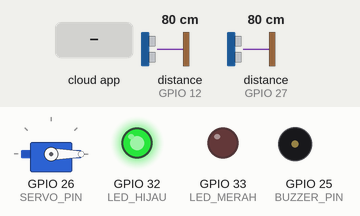
The sketch below on a simulated ESP32. Parts: servo, output pins drawn as LEDs (lit = HIGH), buzzer (waves = sounding, pin HIGH). Wiring (inferred from the names in the program): 2 × ultrasonic range finder: trigger GPIO 13, echo GPIO 12 / trigger GPIO 14, echo GPIO 27. The inputs (shaded band) are chosen by the test bench; at power-on: distance to the obstacle (sensors on GPIO 27, GPIO 12) 80 cm. The echo pulse lasts 58.3 µs per cm; web services answer with replies made up by the test bench; pins used as bus, display or sensor lines are not drawn; what the sketch prints to the serial monitor is not drawn.

Above: at 2.1 s.
2.2 s: the phone or cloud app sets manual_lid_toggle to 1
At 4.0 s:
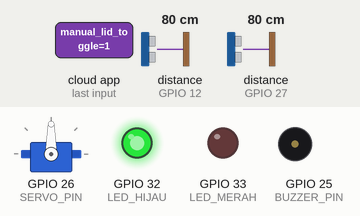
4.7 s: distance to the obstacle (sensor on GPIO 27) set to 12 cm
6.2 s: distance to the obstacle (sensor on GPIO 27) set to 9 cm
At 7.6 s:
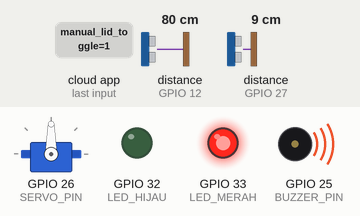
8.0 s: the phone or cloud app sets manual_lid_toggle to 0
At 9.7 s:
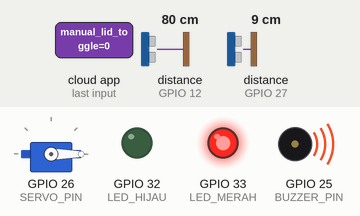
10.8 s: distance to the obstacle (sensor on GPIO 12) set to 23 cm
12.4 s: distance to the obstacle (sensor on GPIO 12) set to 18 cm
At 13.3 s:
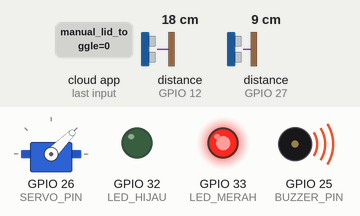
Timing chart, 0 to 15.4 s (numbered marks = the images above; inputs shaded):
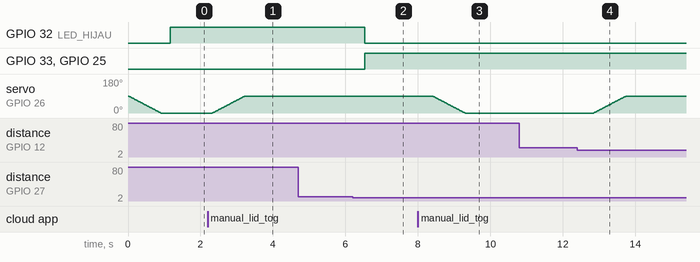

Measured:
- the behaviour switches between 11 and 10 cm on distance to the obstacle (sensor on GPIO 27) (found by bisection; images 1 and 2)
- the behaviour switches between 21 and 20 cm on distance to the obstacle (sensor on GPIO 12) (found by bisection; images 3 and 4)
- after the input at 2.2 s, servo on GPIO 26 (SERVO_PIN): moves from 0° to 90° over 0.91 s, starting after 0.13 s
- after the input at 4.7 s, every drawn part: stays the same
- after the input at 6.2 s, GPIO 32 (LED_HIJAU): HIGH → LOW after 0.33 s; GPIO 33 (LED_MERAH), GPIO 25 (BUZZER_PIN): LOW → HIGH after 0.33 s
- after the input at 8.0 s, servo on GPIO 26 (SERVO_PIN): moves from 90° to 0° over 0.90 s, starting after 0.40 s
- after the input at 10.8 s, every drawn part: stays the same
- after the input at 12.4 s, servo on GPIO 26 (SERVO_PIN): moves from 0° to 90° over 0.90 s, starting after 0.45 s

The sketch:

tutupmanual.ino
```cpp
#include <WiFi.h>
#include <ThingerESP32.h>
#include <ESP32Servo.h>
#include <HTTPClient.h>

// Thinger.io credentials
#define USERNAME "Tezo"
#define DEVICE_ID "wildan123"
#define DEVICE_CREDENTIAL "PMBav7TSJneTHLUc"

// WiFi credentials
#define SSID "Tezo"
#define PASSWORD "123445679"

ThingerESP32 thing(USERNAME, DEVICE_ID, DEVICE_CREDENTIAL);

// WhatsApp CallMeBot
String whatsappNumber = "+6285216550347";
String whatsappApiKey = "4466232";

// Pin setup
#define TRIG_OPEN 13
#define ECHO_OPEN 12
#define TRIG_FULL 14
#define ECHO_FULL 27
#define SERVO_PIN 26
#define BUZZER_PIN 25
#define LED_HIJAU 32
#define LED_MERAH 33

Servo servo;

float distance_open = 0;
float distance_full = 0;
float persen_penuh = 0;
bool is_full = false;

bool mode_manual = false;
int threshold_open = 20;
int threshold_full = 10;
int jarak_max_tong = 25;

bool lid_is_opening = false;
unsigned long lid_open_time = 0;
const unsigned long lid_open_duration = 5000;
const unsigned long open_cooldown = 5000;
unsigned long last_open_trigger = 0;

bool notif_sent = false;

// ==================== Utility ====================
float readUltrasonic(int trigPin, int echoPin) {
  digitalWrite(trigPin, LOW); delayMicroseconds(2);
  digitalWrite(trigPin, HIGH); delayMicroseconds(10);
  digitalWrite(trigPin, LOW);
  long duration = pulseIn(echoPin, HIGH, 30000);
  if (duration == 0) return -1;
  return duration * 0.034 / 2.0;
}

float readAverageUltrasonic(int trigPin, int echoPin, int times = 5) {
  float total = 0; int valid = 0;
  for (int i = 0; i < times; i++) {
    float d = readUltrasonic(trigPin, echoPin);
    if (d > 0) {
      total += d;
      valid++;
    }
    delay(20);
  }
  return (valid > 0) ? (total / valid) : -1;
}

void openLid() {
  for (int pos = 0; pos <= 90; pos++) {
    servo.write(pos); delay(10);
  }
  lid_is_opening = true;
  lid_open_time = millis();
  last_open_trigger = millis();
  Serial.println("🚪 Tutup terbuka perlahan.");
}

void closeLid() {
  for (int pos = 90; pos >= 0; pos--) {
    servo.write(pos); delay(10);
  }
  lid_is_opening = false;
  Serial.println("🤖 Tutup tertutup perlahan.");
}

void sendWhatsapp(String message) {
  if (WiFi.status() == WL_CONNECTED) {
    HTTPClient http;
    String url = "https://api.callmebot.com/whatsapp.php?phone=" + whatsappNumber +
                 "&text=" + urlEncode(message) + "&apikey=" + whatsappApiKey;
    http.begin(url);
    int httpCode = http.GET();
    if (httpCode == 200) {
      Serial.println("✅ WhatsApp terkirim.");
    } else {
      Serial.print("❌ WhatsApp gagal. Code: "); Serial.println(httpCode);
    }
    http.end();
  } else {
    Serial.println("⚠️ WiFi tidak terhubung.");
  }
}

// ==================== SETUP ====================
void setup() {
  Serial.begin(115200);
  thing.add_wifi(SSID, PASSWORD);

  pinMode(TRIG_OPEN, OUTPUT);
  pinMode(ECHO_OPEN, INPUT);
  pinMode(TRIG_FULL, OUTPUT);
  pinMode(ECHO_FULL, INPUT);
  pinMode(BUZZER_PIN, OUTPUT);
  pinMode(LED_HIJAU, OUTPUT);
  pinMode(LED_MERAH, OUTPUT);

  servo.attach(SERVO_PIN);
  closeLid();

  // Monitoring ke Thinger.io
  thing["distance_open"] >> outputValue(distance_open);
  thing["distance_full"] >> outputValue(distance_full);
  thing["persen_penuh"] >> outputValue(persen_penuh);
  thing["full_status"] >> outputValue((int)is_full);

  // Satu tombol kontrol manual
  thing["manual_lid_toggle"] << [](pson &in) {
    bool pressed = (bool)in;
    if (pressed) {
      mode_manual = true;
      if (lid_is_opening) closeLid();
      else openLid();
    } else {
      mode_manual = false;
    }
  };

  // Tombol WhatsApp manual
  thing["send_whatsapp"] << [](pson &out) {
    String msg = "⚠️ Tempat sampah penuh! Level: " + String((int)persen_penuh) + "%";
    sendWhatsapp(msg);
  };

  // Tombol Email manual
  thing["send_email"] << [](pson &out) {
    pson data; data["level"] = (int)persen_penuh;
    thing.call_endpoint("email_penuh", data);
  };
}

// ==================== LOOP ====================
void loop() {
  thing.handle();

  distance_open = readAverageUltrasonic(TRIG_OPEN, ECHO_OPEN);
  distance_full = readAverageUltrasonic(TRIG_FULL, ECHO_FULL);

  if (distance_full > 0 && distance_full < jarak_max_tong) {
    persen_penuh = ((jarak_max_tong - distance_full) / jarak_max_tong) * 100.0;
    persen_penuh = constrain(persen_penuh, 0, 100);
  } else {
    persen_penuh = 0;
  }

  Serial.print("Tangan: "); Serial.print(distance_open); Serial.print(" cm | ");
  Serial.print("Isi Tong: "); Serial.print(distance_full); Serial.print(" cm | ");
  Serial.print("Persen: "); Serial.print(persen_penuh); Serial.println(" %");

  // Mode otomatis aktif jika mode_manual = false
  if (!mode_manual) {
    if (!lid_is_opening && distance_open > 0 && distance_open < threshold_open &&
        millis() - last_open_trigger > open_cooldown) {
      openLid();
    }

    if (lid_is_opening && millis() - lid_open_time >= lid_open_duration) {
      closeLid();
    }
  }

  // Deteksi penuh
  if (distance_full > 0 && distance_full < threshold_full) {
    is_full = true;
    digitalWrite(LED_MERAH, HIGH);
    digitalWrite(LED_HIJAU, LOW);
    digitalWrite(BUZZER_PIN, HIGH);

    if (!notif_sent && WiFi.status() == WL_CONNECTED) {
      pson data; data["level"] = (int)persen_penuh;
      thing.call_endpoint("email_penuh", data);
      sendWhatsapp("🚮 Tong sampah penuh! " + String((int)persen_penuh) + "%");
      notif_sent = true;
    }
  } else if (distance_full >= threshold_full) {
    is_full = false;
    digitalWrite(LED_MERAH, LOW);
    digitalWrite(LED_HIJAU, HIGH);
    digitalWrite(BUZZER_PIN, LOW);
    notif_sent = false;
  }

  delay(100);
}

// ==================== Manual urlEncode ====================
String urlEncode(String str) {
  String encoded = "";
  char c;
  char code0, code1;
  for (int i = 0; i < str.length(); i++) {
    c = str.charAt(i);
    if (isalnum(c)) {
      encoded += c;
    } else {
      code1 = (c & 0xf) + '0';
      if ((c & 0xf) > 9) code1 = (c & 0xf) - 10 + 'A';
      c = (c >> 4) & 0xf;
      code0 = c + '0';
      if (c > 9) code0 = c - 10 + 'A';
      encoded += '%';
      encoded += code0;
      encoded += code1;
    }
  }
  return encoded;
}
```
